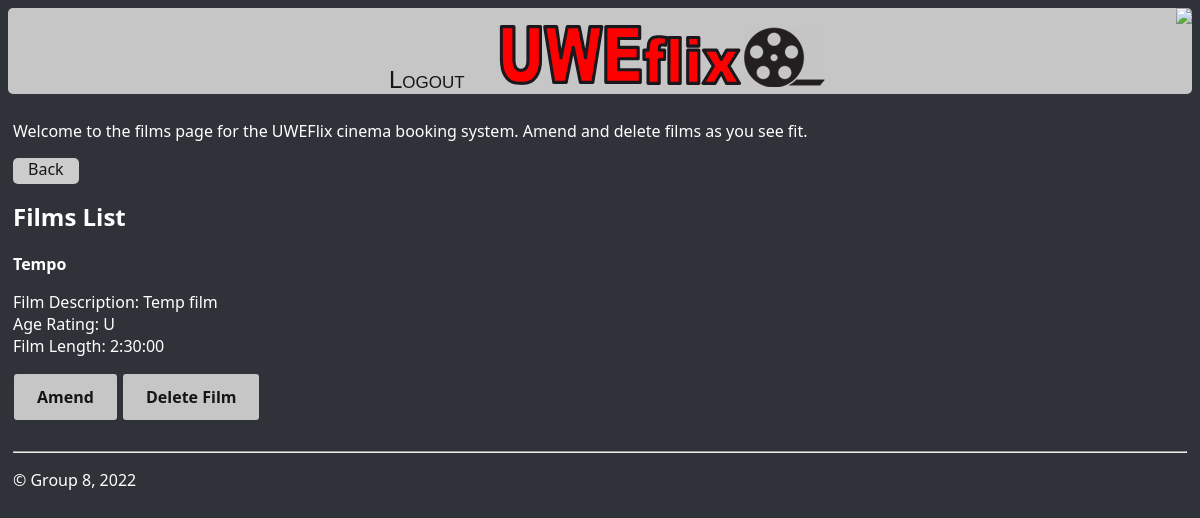
Page /allFilms/ (signed in) on the earlier database version.
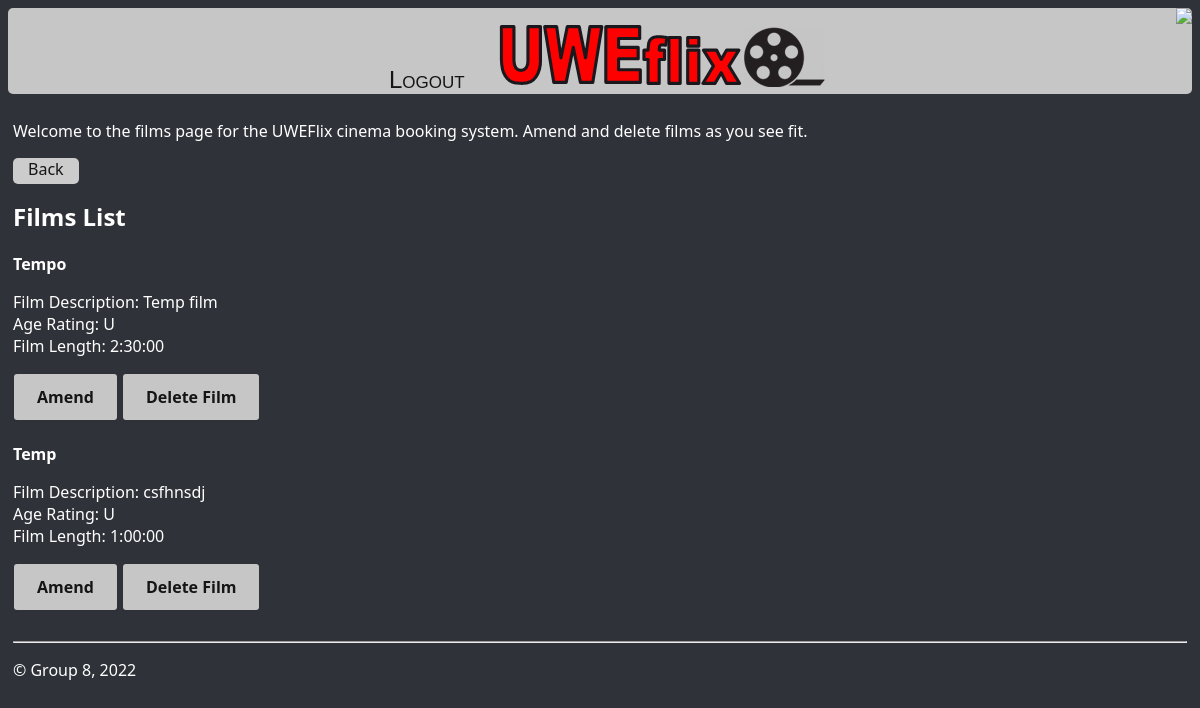
Same page on the later database version.
### uweflix/models.py (models this page shows, shortened)
class Film(models.Model):
    id = models.UUIDField(primary_key=True, default=uuid.uuid4, editable=False, unique=True)
    title = models.CharField(max_length=50)
    description = models.CharField(max_length=250)
    age_rating =  models.CharField(max_length=3, choices=Age_rating_UK)
    duration = models.DurationField(max_length=8)

### uweflix/views.py (the view)
# urls.py: path("allFilms/", views.getAllFilms, name="addFilm"),
def getAllFilms(request):
    filmList = Film.objects.all()
    return render (request, 'uweflix/allFilms.html', {'filmList': filmList})

### uweflix/templates/uweflix/allFilms.html (shortened to what this page needs)
{% extends "uweflix/layout.html" %}
{% block content %}
    <p>Welcome to the films page for the UWEFlix cinema booking system. Amend and delete films as you see fit.</p>
    <a class = "nevermindButton" href="{% url 'cinemaAdmin' %}">Back</a>
    <h2>Films List</h2>
{% for film in filmList %}
    <div class="card">
        <div class="card-header">
            <strong>{{ film.title }}</strong>
        </div>
        <div class="card-body">
        <p class="card-text">
            Film Description:  {{ film.description }}
            <br>
            Age Rating:  {{ film.age_rating }}
            <br>
            Film Length:  {{ film.duration }}
            <br>
        </p>
        </div>
        <div class="card-footer text-muted">
            <a class="amendButtons" href="{% url 'amendFilm' film.id %}">Amend</a>
            <a class="deleteButtons" href="{% url 'deleteFilm' film.id %}">Delete Film</a>
        </div>
    </div>
    <br>
    {% endfor %}
{% endblock %}

Differences in the rows shown:
added Film: title "Temp", description "csfhnsdj", age_rating "U", duration "1:00:00"
